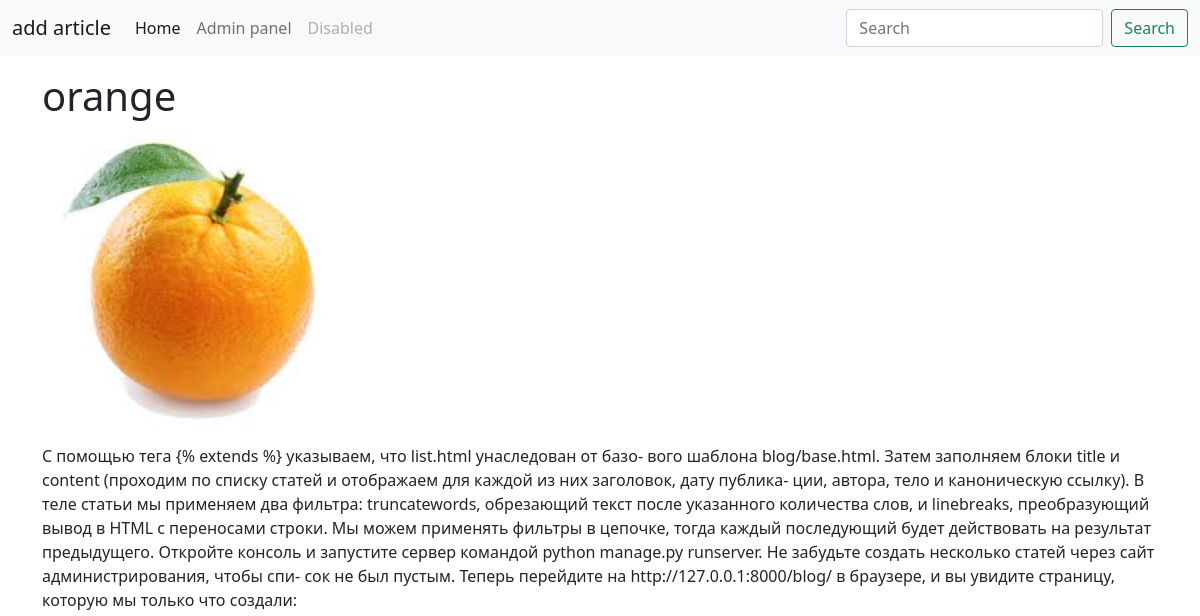
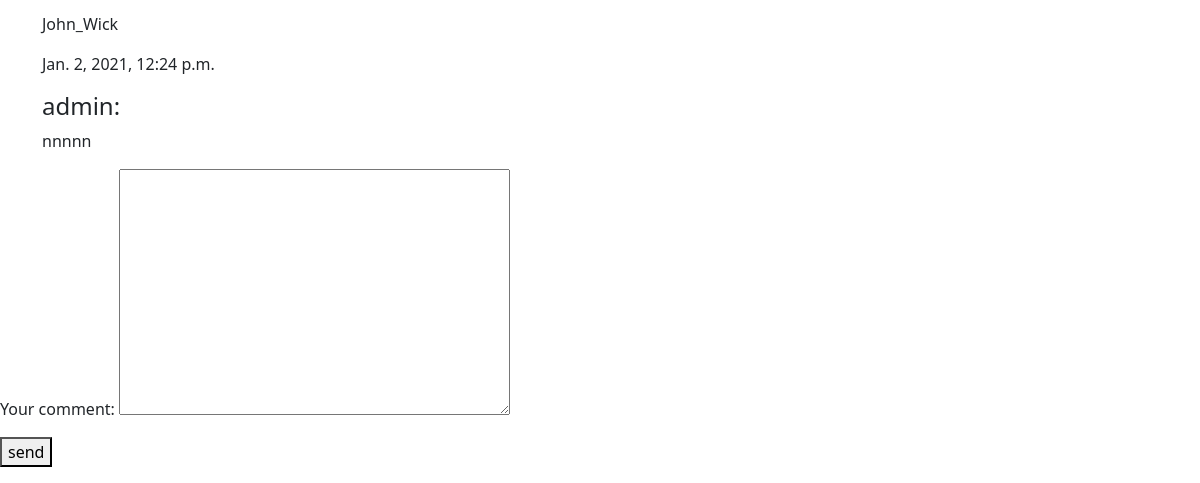
The app's page /10, older data (2 pictures, top to bottom).
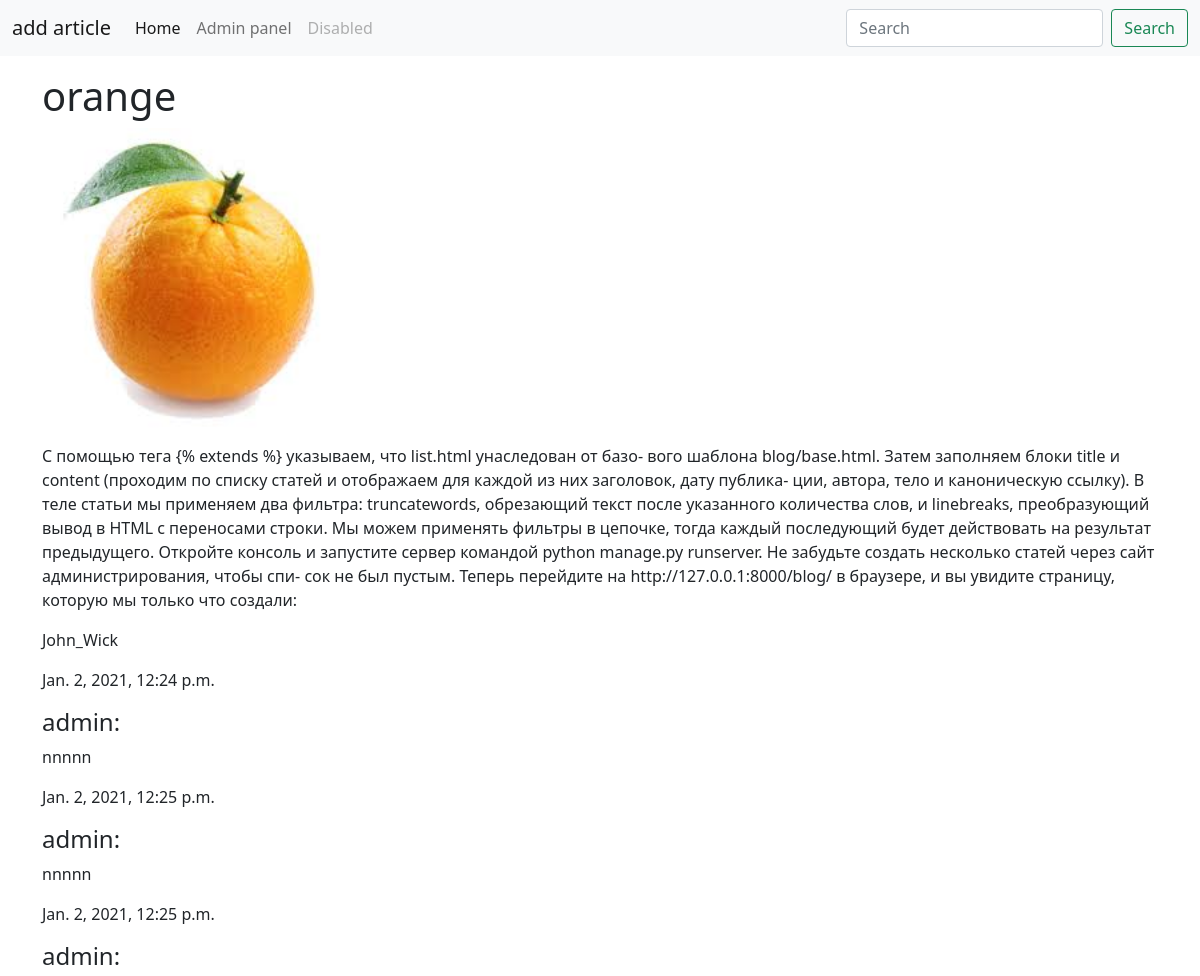
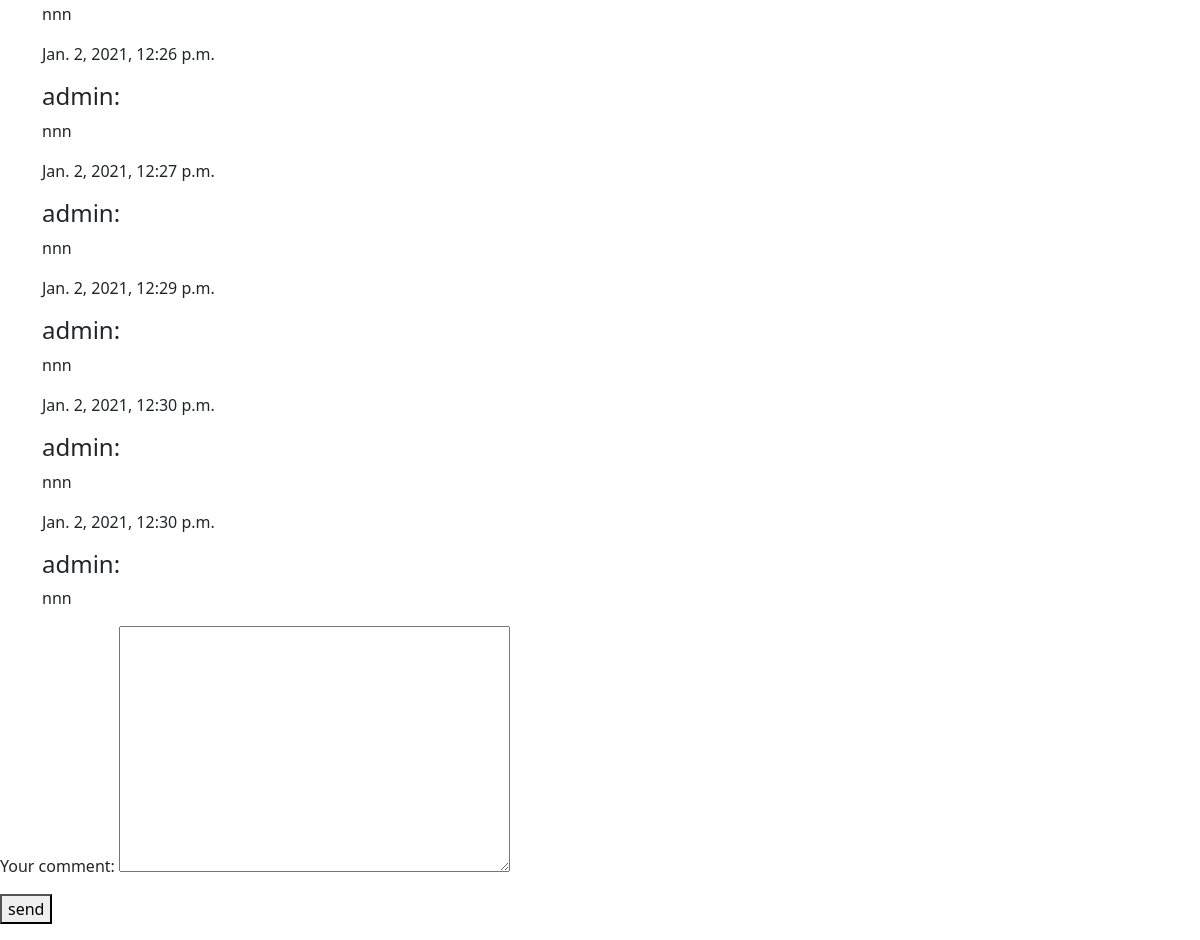
The same page, newer data (2 pictures, top to bottom).
### first/models.py (models this page shows, shortened)
class Comment(models.Model):
    post = models.ForeignKey(
        Article, on_delete=models.CASCADE, verbose_name="comments", related_name='comments')
    author = models.ForeignKey(
        User, on_delete=models.CASCADE, verbose_name='author_comm')
    body = models.TextField(max_length=400, verbose_name="your comment")
    date_post = models.DateTimeField(auto_now_add=True)
    date_update = models.DateTimeField(auto_now=True)

### first/views.py (the view)
# urls.py: path('<int:id>', views.artical_page, name='artical_page'),
def artical_page(request, id):
    post = get_object_or_404(Article, id=id, avalaible=True)
    comments = post.comments.filter()
    if request.method == "POST":
        form = CommentForm(request.POST)
        if form.is_valid():
            new_comment = form.save(commit=False)
            new_comment.author = request.user
            new_comment.post = post
            new_comment.save()
            form = CommentForm()
    else:
        form = CommentForm()
    context = {'post': post, 'comments': comments,
               'form': form}
    return render(request, 'first/artical_page.html', context)

### first/forms.py
class CommentForm(ModelForm):
    class Meta:
        model = Comment
        fields = ('body',)

### first/templates/first/artical_page.html
{% extends 'first/base.html' %} {%block content %}
<div class="container">
  <h1>{{post.title}}</h1>
  {% if post.image %}
  <p><img src="{{post.image.url}}" width="300" /></p>
  {% else %}
  <p>NO IMAGE</p>
  {% endif %}
  <p>{{post.body}}</p>
  <p>{{post.author}}</p>
  {% for comment in comments %}
  <p>{{comment.date_post}}</p>
  <strong>
    <h4>{{comment.author}}:</h4>
  </strong>
  <p>{{comment.body}}</p>
  {% endfor %}
</div>
<form action="" method="POST">
  {% csrf_token %} {{form.as_p}}
  <p><button type="submit">send</button></p>
</form>
{% endblock%}

Row changes from the older to the newer data that the page shows:
added Comment: date_post "Jan. 2, 2021, 12:25 p.m.", author "admin", body "nnnnn"
added Comment: date_post "Jan. 2, 2021, 12:25 p.m.", author "admin", body "nnn"
added Comment: date_post "Jan. 2, 2021, 12:26 p.m.", author "admin", body "nnn"
added Comment: date_post "Jan. 2, 2021, 12:27 p.m.", author "admin", body "nnn"
added Comment: date_post "Jan. 2, 2021, 12:29 p.m.", author "admin", body "nnn"
added Comment: date_post "Jan. 2, 2021, 12:30 p.m.", author "admin", body "nnn"
added Comment: date_post "Jan. 2, 2021, 12:30 p.m.", author "admin", body "nnn"
